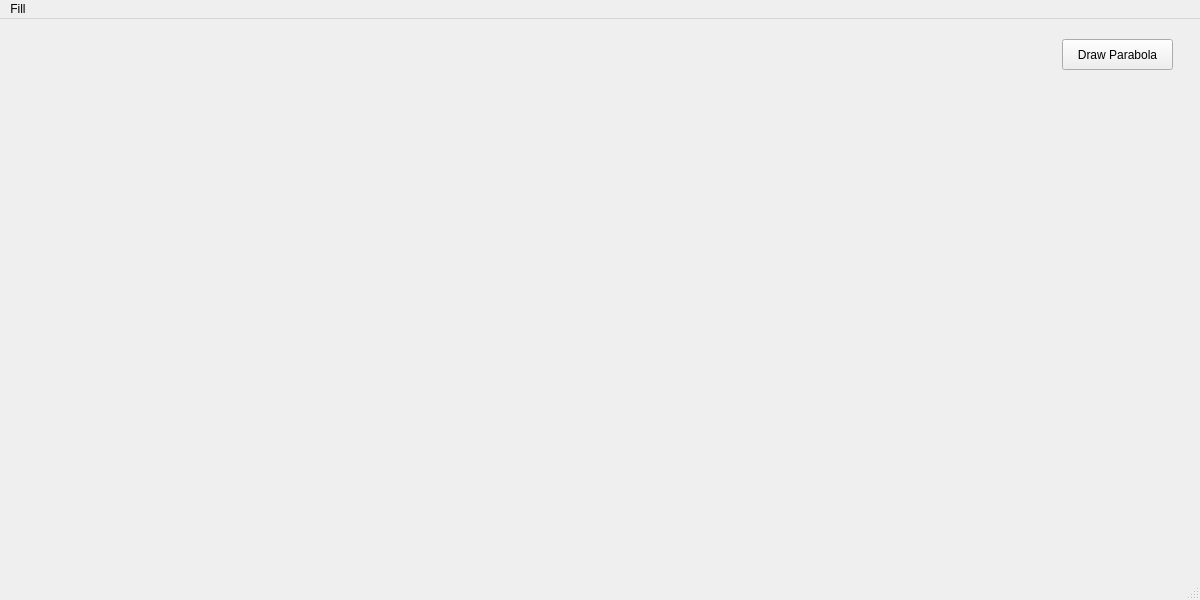
<?xml version="1.0" encoding="UTF-8"?>
<ui version="4.0">
 <class>MainWindow</class>
 <widget class="QMainWindow" name="MainWindow">
  <property name="geometry">
   <rect>
    <x>0</x>
    <y>0</y>
    <width>1200</width>
    <height>600</height>
   </rect>
  </property>
  <property name="minimumSize">
   <size>
    <width>1200</width>
    <height>600</height>
   </size>
  </property>
  <property name="maximumSize">
   <size>
    <width>1200</width>
    <height>600</height>
   </size>
  </property>
  <property name="windowTitle">
   <string>MainWindow</string>
  </property>
  <property name="windowIcon">
   <iconset>
    <normaloff>icon.ico</normaloff>icon.ico</iconset>
  </property>
  <widget class="QWidget" name="centralwidget">
   <widget class="QLabel" name="label">
    <property name="geometry">
     <rect>
      <x>-1</x>
      <y>-1</y>
      <width>1202</width>
      <height>601</height>
     </rect>
    </property>
    <property name="minimumSize">
     <size>
      <width>1202</width>
      <height>601</height>
     </size>
    </property>
    <property name="maximumSize">
     <size>
      <width>1202</width>
      <height>601</height>
     </size>
    </property>
    <property name="text">
     <string/>
    </property>
   </widget>
   <widget class="QPushButton" name="pushButton">
    <property name="geometry">
     <rect>
      <x>1062</x>
      <y>20</y>
      <width>111</width>
      <height>31</height>
     </rect>
    </property>
    <property name="text">
     <string>Draw Parabola</string>
    </property>
   </widget>
  </widget>
  <widget class="QMenuBar" name="menubar">
   <property name="geometry">
    <rect>
     <x>0</x>
     <y>0</y>
     <width>1200</width>
     <height>22</height>
    </rect>
   </property>
   <widget class="QMenu" name="menuFill">
    <property name="title">
     <string>Fill</string>
    </property>
    <addaction name="actionFill"/>
   </widget>
   <addaction name="menuFill"/>
  </widget>
  <widget class="QStatusBar" name="statusbar"/>
  <action name="actionFill">
   <property name="text">
    <string>Fill</string>
   </property>
  </action>
 </widget>
 <resources/>
 <connections/>
</ui>
